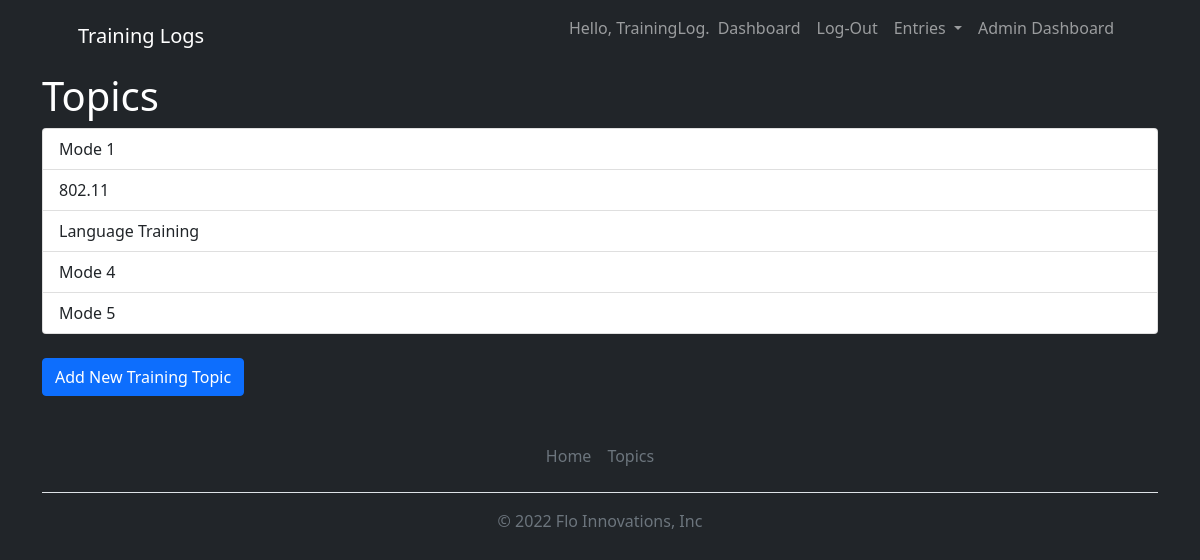
The app's page /topics/ (signed in) with its own data.
### training_logs/models.py (models this page shows, shortened)
class Topic(models.Model):
    text = models.CharField(max_length=200)
    data_added = models.DateTimeField(auto_now_add = True)
    owner = models.ForeignKey(User, on_delete=models.CASCADE)

### training_logs/views.py (the view)
# urls.py: path('topics/', views.topics, name='topics'),
@login_required
def topics(request):
    topics = Topic.objects.filter(owner=request.user).order_by('data_added')
    context= {'topics':topics}
    return render(request, 'training_logs/topics.html', context)

### training_logs/templates/training_logs/topics.html (shortened to what this page needs)
{% extends "training_logs/base.html" %}
{% block page_header %}<h1>Topics</h1>{% endblock page_header %}
{% block content %}
<div class="list-group">
    {% for topic in topics %}
    <a href="{% url 'training_logs:topic' topic.id %}" class="list-group-item list-group-item-action">{{ topic.text }}</a>
    {% empty %}
        <li>No Topics Have been Added</li>
    {% endfor %}
  </div>
  <a class="btn btn-primary" href="{% url 'training_logs:new_topic' %}" role="button">Add New Training Topic</a>
{% endblock content %}

### training_logs/templates/training_logs/base.html (shortened to what this page needs)
{% load static %}
<!DOCTYPE html>
<html lang="en">
<head>
    <link href="https://cdn.jsdelivr.net/npm/bootstrap-icons@1.5.0/font/bootstrap-icons.css" rel="stylesheet" />
    <link href="{% static 'css/styles.css' %}" rel="stylesheet" />
</head>
<body class="d-flex flex-column h-50 bg-dark text-white">
    <main class="flex-shrink-0">
        <nav class="navbar navbar-expand-lg navbar-dark bg-dark">
            <div class="container px-5">
                <a class="navbar-brand" href="{% url 'training_logs:index' %}">Training Logs</a>
                <div class="collapse navbar-collapse" id="navbarSupportedContent">
                    <ul class="navbar-nav ms-auto mb-2 mb-lg-0">
                        {% if user.is_authenticated %}
                        <li class="nav-item">
                            <p class="navbar-text">Hello, {{ user.first_name }}.</p>
                        </li>
                        <li class="nav-item">
                            <a class="nav-link" href="{% url 'users:dashboard' %}">Dashboard</a>
                        </li>
                        <li class="nav-item">
                            <a class="nav-link" href="{% url 'users:logout' %}">Log-Out</a>
                        </li>
                        <li class="nav-item dropdown">
                            <a class="nav-link dropdown-toggle" href="#" role="button" data-bs-toggle="dropdown"
                                aria-expanded="false">
                                Entries
                            </a>
                        </li>
                        {% if user.is_superuser %}
                        <li class="nav-item">
                            <a class="nav-link" href="{% url 'users:admin_dashboard' %}">Admin Dashboard</a>
                        </li>
                        {% endif %}
                        {% endif %}
                    </ul>
                </div>
            </div>
        </nav>
        <body>
            <main role="main" class="container">
                {% block page_header %}{% endblock page_header %}
                <div>
                    {% block content %}
                    {% endblock content %}
                </div>
            </main>
        </body>
        <div class="container">
            <footer class="py-3 my-4">
                <ul class="nav justify-content-center border-bottom pb-3 mb-3">
                    <li class="nav-item"><a href="{% url 'training_logs:index' %}"
                            class="nav-link px-2 text-muted">Home</a></li>
                    <li class="nav-item"><a href="{% url 'training_logs:topics' %}"
                            class="nav-link px-2 text-muted">Topics</a></li>
                </ul>
                <p class="text-center text-muted">&copy; 2022 Flo Innovations, Inc</p>
            </footer>
        </div>
</html>

### records on screen
Topic: text "Mode 1"
Topic: text "802.11"
Topic: text "Language Training"
Topic: text "Mode 4"
Topic: text "Mode 5"

### other values on screen
{{ user.first_name }} "TrainingLog"
